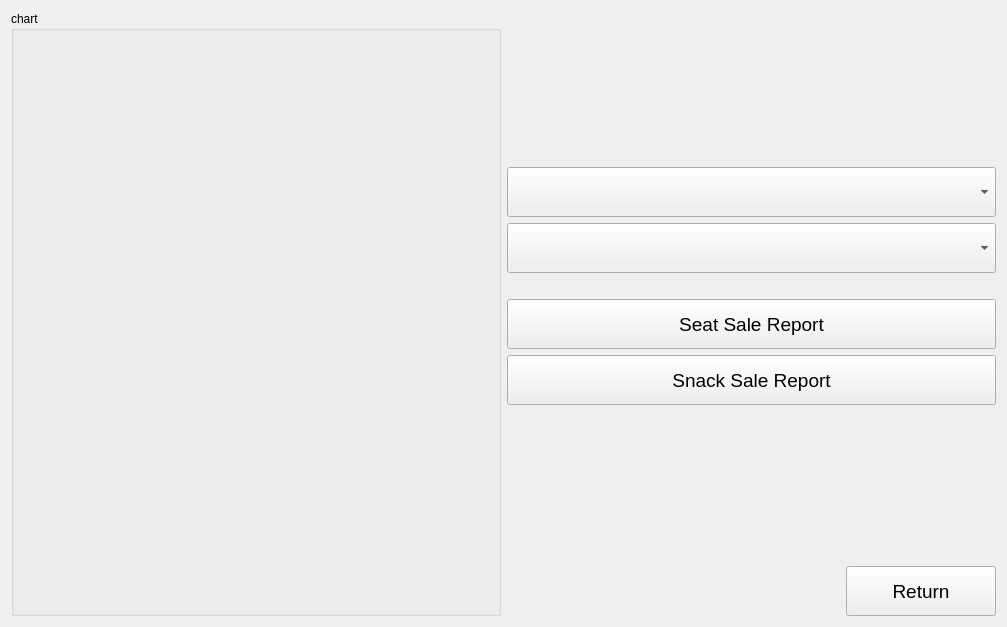
<?xml version="1.0" encoding="UTF-8"?>
<ui version="4.0">
 <class>ReportPageClass</class>
 <widget class="QMainWindow" name="ReportPageClass">
  <property name="geometry">
   <rect>
    <x>0</x>
    <y>0</y>
    <width>1007</width>
    <height>627</height>
   </rect>
  </property>
  <property name="windowTitle">
   <string>Report Page</string>
  </property>
  <widget class="QWidget" name="centralWidget">
   <layout class="QHBoxLayout" name="horizontalLayout">
    <item>
     <widget class="QGroupBox" name="groupBox_chart">
      <property name="title">
       <string>chart</string>
      </property>
      <layout class="QHBoxLayout" name="horizontalLayout_2"/>
     </widget>
    </item>
    <item>
     <layout class="QVBoxLayout" name="verticalLayout">
      <item>
       <spacer name="verticalSpacer_2">
        <property name="orientation">
         <enum>Qt::Vertical</enum>
        </property>
        <property name="sizeHint" stdset="0">
         <size>
          <width>20</width>
          <height>40</height>
         </size>
        </property>
       </spacer>
      </item>
      <item>
       <widget class="QComboBox" name="comboBox">
        <property name="minimumSize">
         <size>
          <width>0</width>
          <height>50</height>
         </size>
        </property>
       </widget>
      </item>
      <item>
       <widget class="QComboBox" name="comboBox_chart">
        <property name="minimumSize">
         <size>
          <width>0</width>
          <height>50</height>
         </size>
        </property>
       </widget>
      </item>
      <item>
       <spacer name="verticalSpacer_4">
        <property name="orientation">
         <enum>Qt::Vertical</enum>
        </property>
        <property name="sizeType">
         <enum>QSizePolicy::Minimum</enum>
        </property>
        <property name="sizeHint" stdset="0">
         <size>
          <width>20</width>
          <height>20</height>
         </size>
        </property>
       </spacer>
      </item>
      <item>
       <widget class="QPushButton" name="pushButton_seat_sales">
        <property name="minimumSize">
         <size>
          <width>150</width>
          <height>50</height>
         </size>
        </property>
        <property name="font">
         <font>
          <pointsize>14</pointsize>
         </font>
        </property>
        <property name="text">
         <string>Seat Sale Report</string>
        </property>
       </widget>
      </item>
      <item>
       <widget class="QPushButton" name="pushButton_snack_sales">
        <property name="minimumSize">
         <size>
          <width>150</width>
          <height>50</height>
         </size>
        </property>
        <property name="font">
         <font>
          <pointsize>14</pointsize>
         </font>
        </property>
        <property name="text">
         <string>Snack Sale Report</string>
        </property>
       </widget>
      </item>
      <item>
       <spacer name="verticalSpacer">
        <property name="orientation">
         <enum>Qt::Vertical</enum>
        </property>
        <property name="sizeType">
         <enum>QSizePolicy::Expanding</enum>
        </property>
        <property name="sizeHint" stdset="0">
         <size>
          <width>20</width>
          <height>40</height>
         </size>
        </property>
       </spacer>
      </item>
      <item alignment="Qt::AlignRight|Qt::AlignBottom">
       <widget class="QPushButton" name="pushButton_return">
        <property name="minimumSize">
         <size>
          <width>150</width>
          <height>50</height>
         </size>
        </property>
        <property name="font">
         <font>
          <pointsize>14</pointsize>
         </font>
        </property>
        <property name="text">
         <string>Return</string>
        </property>
       </widget>
      </item>
     </layout>
    </item>
   </layout>
  </widget>
 </widget>
 <layoutdefault spacing="6" margin="11"/>
 <resources/>
 <connections/>
</ui>
